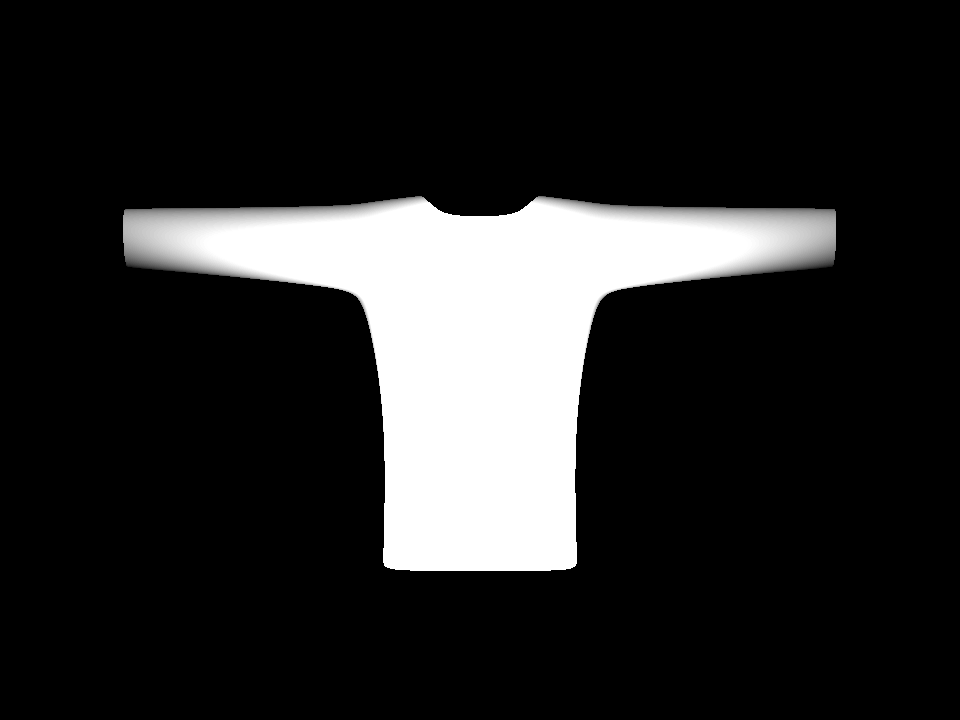
#> input picture cloth_rendering/pdc/logs_proto/shirt_canonical/processed/images/depth-cam0-0-0.png, 960 x 720 px, found by its file name; its folder holds 2 pictures in this run
$ python masking.py
#> lines starting #> are read from the running program, lines starting #| are printed output that depends on the picture; after the words box and inside, x2 and y2 are one past the last pixel; in counts of white or black regions, pixels touching at a corner belong together
"""
Create masks using depth images
"""

import cv2
import numpy as np
import os
import argparse
import itertools


def create_masks(image_filename, read_dir, save_dir):
    """ Produces a mask of a depth image by thresholding """
#> called with image_filename = 'depth-cam0-0-0.png'
    img_depth = cv2.imread(os.path.join(read_dir, image_filename)).copy()
#> img_depth is the input picture: shape (720, 960, 3); min 0, max 255, mean 38.8

    mask = np.ceil(img_depth / 255.)
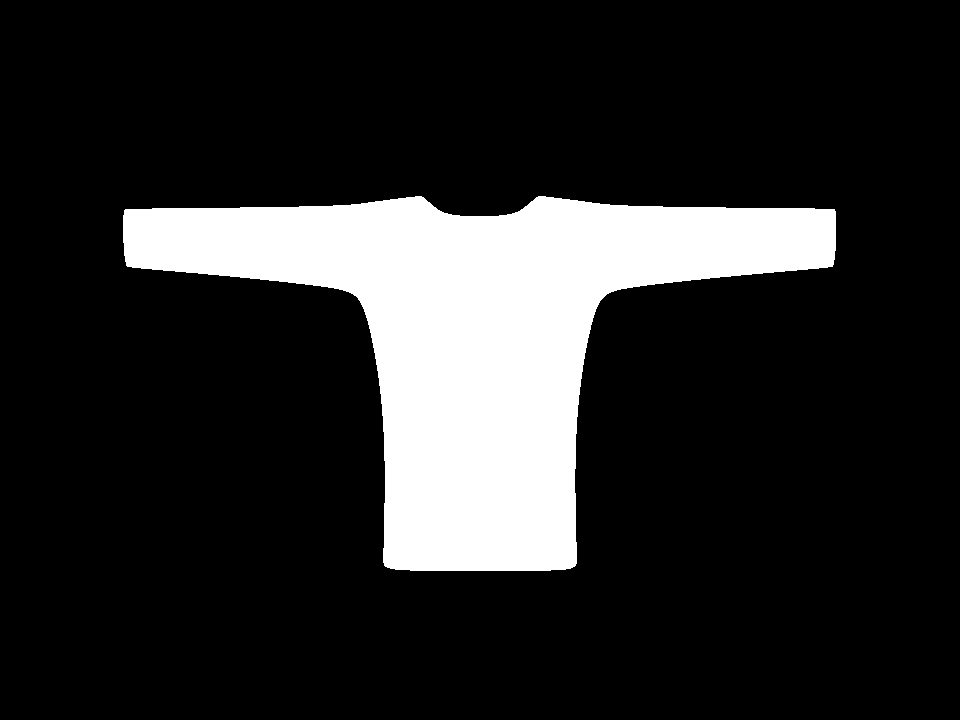
#> mask: shape (720, 960, 3) float64; values 0 (black) and 1 (white), 16% white; 1 white region, box (x1, y1, x2, y2) and area: (123, 196, 836, 571) 110703
    mask_filename = os.path.join(save_dir, 'mask-%s' % image_filename[6:])
    cv2.imwrite(mask_filename, mask)

    visible_mask = mask * 255
    visible_mask_filename = os.path.join(save_dir, 'visible_mask-%s' % image_filename[6:])
    cv2.imwrite(visible_mask_filename, visible_mask)

    img_rgb_filename = os.path.join(read_dir, 'rgb-%s' % image_filename[6:])
    img_rgb = cv2.imread(img_rgb_filename).copy()
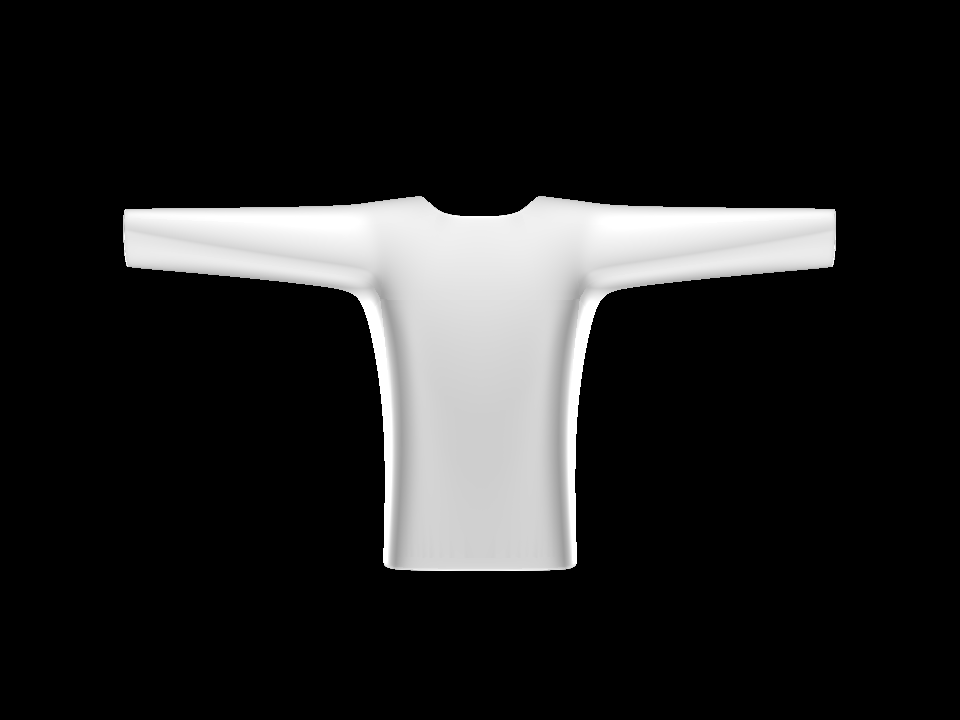
#> input picture cloth_rendering/pdc/logs_proto/shirt_canonical/processed/images/rgb-cam0-0-0.png, 960 x 720 px, found by its file name
#> img_rgb is the input picture: shape (720, 960, 3); min 0, max 255, mean 35.2

    img_masked = img_rgb * mask

    cv2.imwrite(img_rgb_filename, img_masked)


if __name__ == '__main__':

    argParser = argparse.ArgumentParser()
    argParser.add_argument("-s", "--scene_name", help="name of the scene")
    args = argParser.parse_args()

    data_dir = 'pdc/logs_proto/%s/processed' % args.scene_name
    images_dir = os.path.join(os.getcwd(), data_dir, 'images')
    depth_val_dir = os.path.join(os.getcwd(), data_dir, 'depth_values')

    # Masking using depth images
    masks_dir = os.path.join(os.getcwd(), data_dir, 'image_masks')
    os.makedirs(masks_dir, exist_ok=True)
    for filename in os.listdir(images_dir):
        if 'depth' in filename:
            create_masks(filename, images_dir, masks_dir)
            print("Creating mask from %s" % filename)
